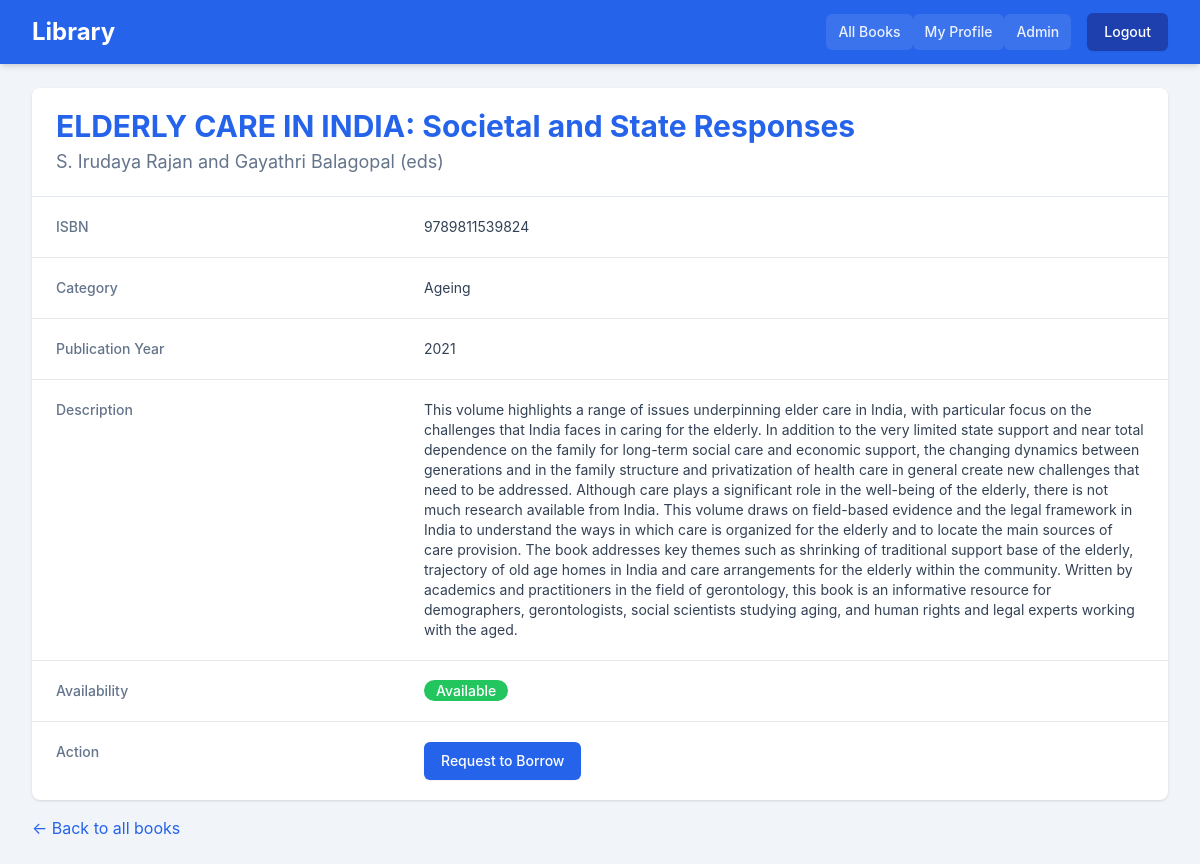
Screenshot of /book/1/ (signed in) with the database file from the repository.
### library/models.py (models this page shows, shortened)
class Book(models.Model):
    title = models.CharField(max_length=500)
    author = models.CharField(max_length=500, null=True, blank=True)
    isbn = models.CharField(max_length=20, unique=True, null=True, blank=True)
    category = models.CharField(max_length=100, null=True, blank=True)
    publication_year = models.IntegerField(null=True, blank=True)
    description = models.TextField(null=True, blank=True)
    is_available = models.BooleanField(default=True)

### library/views.py (the view)
# urls.py: path('book/<int:pk>/', views.book_detail, name='book_detail'),
@login_required
def book_detail(request, pk):
    book = get_object_or_404(Book, pk=pk)
    existing_request = Borrowing.objects.filter(
        student=request.user,
        book=book,
        status__in=['PENDING', 'APPROVED']
    ).first()
    return render(request, 'library/book_detail.html', {
        'book': book,
        'existing_request': existing_request
    })

### library/templates/library/book_detail.html (shortened to what this page needs)
{% extends 'library/base.html' %}
{% block content %}
<div class="bg-white shadow overflow-hidden rounded-lg">
    <div class="px-4 py-5 sm:px-6">
        <h1 class="text-3xl font-bold" style="color: #2563EB;">{{ book.title }}</h1>
        <p class="mt-1 max-w-2xl text-lg" style="color: #64748b;">{{ book.author|default:"Unknown Author" }}</p>
    </div>
    <div style="border-top-color: #e2e8f0;" class="border-t px-4 py-5 sm:p-0">
        <dl class="sm:divide-y" style="border-color: #e2e8f0;">
            <div class="py-4 sm:py-5 sm:grid sm:grid-cols-3 sm:gap-4 sm:px-6">
                <dt class="text-sm font-medium" style="color: #64748b;">ISBN</dt>
                <dd class="mt-1 text-sm sm:mt-0 sm:col-span-2" style="color: #334155;">{{ book.isbn|default:"N/A" }}</dd>
            </div>
            <div class="py-4 sm:py-5 sm:grid sm:grid-cols-3 sm:gap-4 sm:px-6">
                <dt class="text-sm font-medium" style="color: #64748b;">Category</dt>
                <dd class="mt-1 text-sm sm:mt-0 sm:col-span-2" style="color: #334155;">{{ book.category|default:"N/A" }}</dd>
            </div>
            <div class="py-4 sm:py-5 sm:grid sm:grid-cols-3 sm:gap-4 sm:px-6">
                <dt class="text-sm font-medium" style="color: #64748b;">Publication Year</dt>
                <dd class="mt-1 text-sm sm:mt-0 sm:col-span-2" style="color: #334155;">{{ book.publication_year|default:"N/A" }}</dd>
            </div>
            <div class="py-4 sm:py-5 sm:grid sm:grid-cols-3 sm:gap-4 sm:px-6">
                <dt class="text-sm font-medium" style="color: #64748b;">Description</dt>
                <dd class="mt-1 text-sm sm:mt-0 sm:col-span-2" style="color: #334155;">{{ book.description|default:"No description available."|linebreaksbr }}</dd>
            </div>
            <div class="py-4 sm:py-5 sm:grid sm:grid-cols-3 sm:gap-4 sm:px-6">
                <dt class="text-sm font-medium" style="color: #64748b;">Availability</dt>
                <dd class="mt-1 text-sm sm:mt-0 sm:col-span-2">
                    {% if book.is_available %}
                        <span class="px-3 py-0.5 rounded-full text-sm font-medium text-white" style="background-color: #22C55E;">Available</span>
                    {% else %}
                        <span class="px-3 py-0.5 rounded-full text-sm font-medium text-white" style="background-color: #E11D48;">Unavailable</span>
                    {% endif %}
                </dd>
            </div>
            <div class="py-4 sm:py-5 sm:grid sm:grid-cols-3 sm:gap-4 sm:px-6">
                <dt class="text-sm font-medium" style="color: #64748b;">Action</dt>
                <dd class="mt-1 text-sm sm:mt-0 sm:col-span-2">
                    {% if existing_request %}
                        {% if existing_request.status == 'PENDING' %}
                            <span class="inline-flex items-center px-4 py-2 border border-transparent text-sm font-medium rounded-md text-white" style="background-color: #fbbf24;">
                                Your request is pending approval
                            </span>
                        {% elif existing_request.status == 'APPROVED' %}
                             <span class="inline-flex items-center px-4 py-2 border border-transparent text-sm font-medium rounded-md text-white" style="background-color: #22C55E;">
                                You have this book
                            </span>
                        {% endif %}
                    {% elif book.is_available %}
                        <form action="{% url 'request_book' book.pk %}" method="POST">
                            <button type="submit" class="inline-flex items-center px-4 py-2 border border-transparent text-sm font-medium rounded-md shadow-sm text-white transition" style="background-color: #2563EB;" onmouseover="this.style.backgroundColor='#1E40AF'" onmouseout="this.style.backgroundColor='#2563EB'">
                                Request to Borrow
                            </button>
                        </form>
                    {% else %}
                        <span class="inline-flex items-center px-4 py-2 border border-transparent text-sm font-medium rounded-md" style="background-color: #e2e8f0; color: #475569;">
                            Book is currently borrowed
                        </span>
                    {% endif %}
                </dd>
            </div>
        </dl>
    </div>
</div>
<div class="mt-4">
    <a href="{% url 'book_list' %}" style="color: #2563EB;" onmouseover="this.style.color='#1E40AF'" onmouseout="this.style.color='#2563EB'">&larr; Back to all books</a>
</div>
{% endblock %}

### rows the page displays
Book: title "ELDERLY CARE IN INDIA: Societal and State Responses", author "S. Irudaya Rajan and Gayathri Balagopal (eds)", isbn "9789811539824", category "Ageing", publication_year "2021", description "This volume highlights a range of issues underpinning elder care in India, with particular focus on the challenges that India faces in caring for the elderly. In addition to the very limited state support and near total dependence on the family for long-term social care and economic support, the changing dynamics between generations and in the family structure and privatization of health care in general create new challenges that need to be addressed. Although care plays a significant role in the well-being of the elderly, there is not much research available from India. This volume draws on field-based evidence and the legal framework in India to understand the ways in which care is…"
